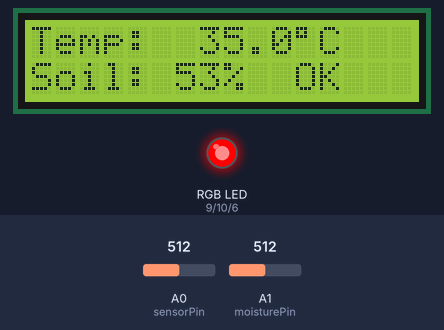
Bench run of a sketch on a simulated Arduino Uno, built with avr-gcc and run on an emulated ATmega328P. Shown: 16×2 character LCD, an RGB LED mixed from three pins (HIGH = lit). Inputs (shaded band) come from the test bench; at power-on: A1 (moisturePin) = 512, A0 (sensorPin) = 512. What the sketch prints to the serial monitor is not drawn.

Above: at 2.7 s.
2.8 s: A1 (moisturePin) set to 754
At 4.4 s:
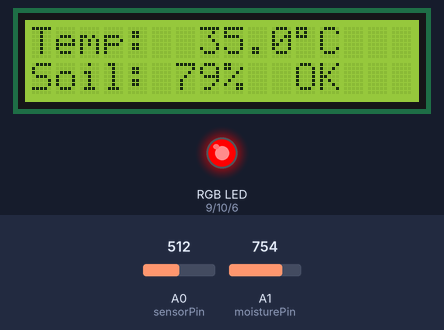
5.1 s: A1 (moisturePin) set to 779
At 6.0 s:
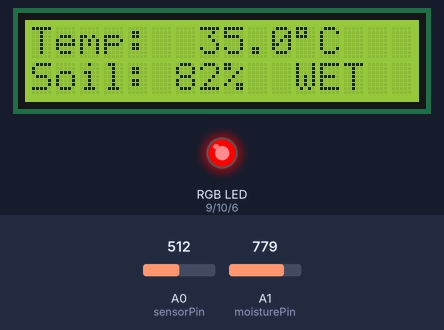
7.1 s: A1 (moisturePin) set to 759
At 8.7 s:
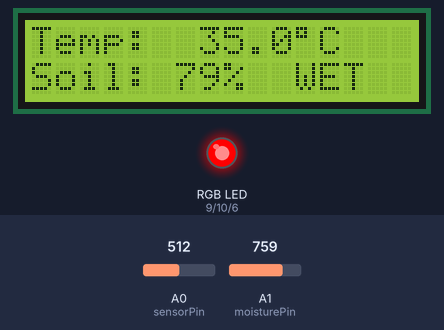
9.1 s: A1 (moisturePin) set to 724
At 10.2 s:
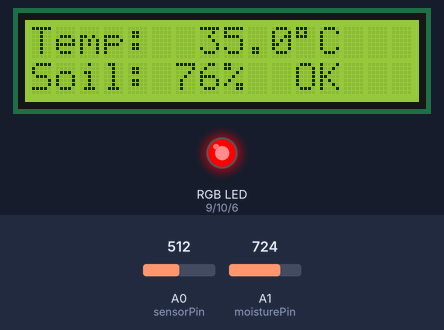
11.1 s: A0 (sensorPin) set to 470
At 12.8 s:
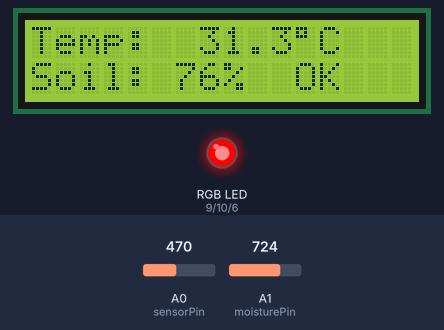
13.1 s: A0 (sensorPin) set to 443
At 14.5 s:
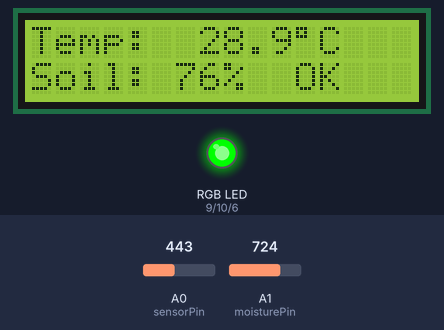
Timing chart, 0 to 16.1 s (numbered marks = the images above; inputs shaded):
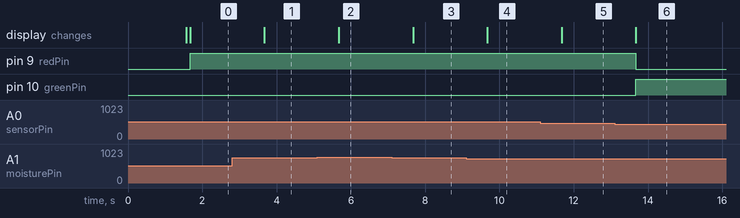

Measured:
- the behaviour switches between 769 and 770 on A1 (moisturePin) (found by bisection; images 1 and 2)
- the behaviour switches between 741 and 740 on A1 (moisturePin) (found by bisection; images 3 and 4)
- the behaviour switches between 456 and 455 on A0 (sensorPin) (found by bisection; images 5 and 6)
- after the input at 2.8 s, the display: changes after 0.87 s (image 1)
- after the input at 5.1 s, the display: changes after 0.57 s (image 2)
- after the input at 7.1 s, the display: changes after 0.57 s (image 3)
- after the input at 9.1 s, the display: changes after 0.57 s (image 4)
- after the input at 11.1 s, the display: changes after 0.57 s (image 5)
- after the input at 13.1 s, pin 9 (redPin): HIGH → LOW after 0.58 s; pin 10 (greenPin): LOW → HIGH after 0.58 s; the display: changes after 0.58 s (image 6)

The sketch:

iot_garden.ino
```cpp
/*
  IoT Garden Monitor
  ------------------
  - Reads Keyestudio KS0033 analog temperature sensor (10k NTC thermistor) on A0
  - Reads Keyestudio soil moisture sensor on A1
  - Displays temperature, soil moisture and watering status on a 16x2 LCD
  - Sets the RGB LED colour by temperature band:
        temp >= 30 C         -> RED
        24 C <= temp < 30 C  -> GREEN
        temp < 24 C          -> BLUE
  - Sends one JSON line per update over USB serial (9600 baud) for the
    Raspberry Pi bridge, e.g.
    {"temp_c":25.3,"moisture_pct":45,"water":"ok","water_below":30,
     "wet_above":80,"temp_raw":512,"moisture_raw":400}

  Sensor calibration and watering thresholds are in calibration.h.
*/

#include <LiquidCrystal.h>
#include <math.h>
#include "calibration.h"

// ---------------- Pins ----------------
const int rs = 12, en = 11, d4 = 5, d5 = 4, d6 = 3, d7 = 2;
LiquidCrystal lcd(rs, en, d4, d5, d6, d7);

const int sensorPin   = A0;   // temperature sensor
const int moisturePin = A1;   // soil moisture sensor
const int redPin   = 9;       // PWM
const int greenPin = 10;      // PWM
const int bluePin  = 6;       // PWM

// ---------------- Settings ----------------
// Set to true if your RGB LED is common ANODE (common leg to 5V).
// Leave false for common CATHODE (common leg to GND).
const bool COMMON_ANODE = false;

// Temperature thresholds for the LED in degrees C
const float HOT_THRESHOLD  = 30.0;   // at or above -> red
const float COOL_THRESHOLD = 24.0;   // below -> blue, otherwise green

const int NUM_SAMPLES = 10;                    // readings averaged per update
const unsigned long UPDATE_INTERVAL_MS = 1000; // screen/LED refresh rate

// Watering states
const int WATER_OK      = 0;
const int WATER_NEEDED  = 1;
const int WATER_TOO_WET = 2;

unsigned long lastUpdate = 0;

// ---------------- Helpers ----------------

// Average several readings to smooth out noise
int readAverage(int pin) {
  long total = 0;
  for (int i = 0; i < NUM_SAMPLES; i++) {
    total += analogRead(pin);
    delay(5);
  }
  return total / NUM_SAMPLES;
}

// Convert the KS0033 thermistor reading to Celsius (Steinhart-Hart equation)
float readTemperatureC(int &raw) {
  raw = readAverage(sensorPin);
  int r = constrain(raw, 1, 1022);              // avoid divide-by-zero / log(0)
  double resistance = 10000.0 * (1024.0 / r - 1.0);
  double logR = log(resistance);
  double kelvin = 1.0 / (0.001129148 +
                         (0.000234125 + 0.0000000876741 * logR * logR) * logR);
  return kelvin - 273.15 + TEMP_OFFSET;
}

// Convert the moisture reading to 0-100 % using the calibration values
int readMoisturePercent(int &raw) {
  raw = readAverage(moisturePin);
  if (MOISTURE_WET == MOISTURE_DRY) return 0;   // calibration not valid
  int percent = map(raw, MOISTURE_DRY, MOISTURE_WET, 0, 100);
  return constrain(percent, 0, 100);
}

// Decide the watering status, with hysteresis so it doesn't flicker
int waterState(int moisturePct) {
  static int state = WATER_OK;
  if (moisturePct < WATER_BELOW_PCT) {
    state = WATER_NEEDED;
  } else if (moisturePct > TOO_WET_ABOVE_PCT) {
    state = WATER_TOO_WET;
  } else if (state == WATER_NEEDED &&
             moisturePct >= WATER_BELOW_PCT + MOISTURE_HYSTERESIS) {
    state = WATER_OK;
  } else if (state == WATER_TOO_WET &&
             moisturePct <= TOO_WET_ABOVE_PCT - MOISTURE_HYSTERESIS) {
    state = WATER_OK;
  }
  return state;
}

// Short code sent to the Pi
const char* waterCode(int state) {
  if (state == WATER_NEEDED)  return "dry";
  if (state == WATER_TOO_WET) return "wet";
  return "ok";
}

// 5-character label for the LCD
const char* waterLcdLabel(int state) {
  if (state == WATER_NEEDED)  return "WATER";
  if (state == WATER_TOO_WET) return "WET  ";
  return "OK   ";
}

// Set LED colour (0-255 per channel)
void setColor(int r, int g, int b) {
  if (COMMON_ANODE) {
    r = 255 - r;
    g = 255 - g;
    b = 255 - b;
  }
  analogWrite(redPin, r);
  analogWrite(greenPin, g);
  analogWrite(bluePin, b);
}

// Pick LED colour from temperature
void updateLed(float tempC) {
  if (tempC >= HOT_THRESHOLD) {
    setColor(255, 0, 0);        // red - hot
  } else if (tempC >= COOL_THRESHOLD) {
    setColor(0, 255, 0);        // green - ideal
  } else {
    setColor(0, 0, 255);        // blue - cool
  }
}

// Write values to the LCD (trailing spaces clear leftover characters)
//   Line 1: "Temp:  25.3°C"
//   Line 2: "Soil: 45%  OK"  /  "Soil: 22%  WATER"
void updateLcd(float tempC, int moisturePct, int state) {
  lcd.setCursor(0, 0);
  lcd.print("Temp:  ");
  lcd.print(tempC, 1);
  lcd.print((char)223);         // degree symbol
  lcd.print("C   ");

  lcd.setCursor(0, 1);
  lcd.print("Soil: ");
  lcd.print(moisturePct);
  lcd.print("%     ");
  lcd.setCursor(11, 1);
  lcd.print(waterLcdLabel(state));
}

// ---------------- Main ----------------

void setup() {
  Serial.begin(9600);

  pinMode(redPin, OUTPUT);
  pinMode(greenPin, OUTPUT);
  pinMode(bluePin, OUTPUT);
  setColor(0, 0, 0);

  lcd.begin(16, 2);
  lcd.print("IoT Garden");
  lcd.setCursor(0, 1);
  lcd.print("Starting...");
  delay(1500);
  lcd.clear();
}

void loop() {
  if (millis() - lastUpdate >= UPDATE_INTERVAL_MS) {
    lastUpdate = millis();

    int tempRaw, moistureRaw;
    float tempC     = readTemperatureC(tempRaw);
    int moisturePct = readMoisturePercent(moistureRaw);
    int state       = waterState(moisturePct);

    updateLcd(tempC, moisturePct, state);
    updateLed(tempC);

    // One JSON line per update for the Raspberry Pi bridge
    Serial.print("{\"temp_c\":");
    Serial.print(tempC, 1);
    Serial.print(",\"moisture_pct\":");
    Serial.print(moisturePct);
    Serial.print(",\"water\":\"");
    Serial.print(waterCode(state));
    Serial.print("\",\"water_below\":");
    Serial.print(WATER_BELOW_PCT);
    Serial.print(",\"wet_above\":");
    Serial.print(TOO_WET_ABOVE_PCT);
    Serial.print(",\"temp_raw\":");
    Serial.print(tempRaw);
    Serial.print(",\"moisture_raw\":");
    Serial.print(moistureRaw);
    Serial.println("}");
  }
}
```

calibration.h
```cpp
// =====================================================================
//  IoT Garden calibration
// =====================================================================
//  Enter your calibration values here. To apply them: commit, push, then
//  run update.sh on the Pi, which reflashes the Arduino.
//
//  Raw readings for calibration are shown on the dashboard under
//  "Raw sensor readings" at the bottom of the page.
// =====================================================================

#pragma once

// ---------------- Temperature ----------------
// Added to every temperature reading (degrees C).
// Put a thermometer next to the sensor and compare it with the LCD:
//   LCD reads 10 C too high  ->  -10.0
//   LCD reads 10 C too low   ->   10.0
const float TEMP_OFFSET = 10.0;

// ---------------- Soil moisture sensor ----------------
// Raw readings at each end of the scale (0 to 1023).
//   MOISTURE_DRY: probe clean and dry, held in the air
//   MOISTURE_WET: probe in a glass of water, up to the line on the probe
// The two values must be different. Either can be the larger one.
const int MOISTURE_DRY = 0;
const int MOISTURE_WET = 950;

// ---------------- Watering thresholds ----------------
// Soil moisture % that decides the watering status.
// A practical way to set these for your herbs:
//   1. When the top 2 to 3 cm of soil feels dry, note the moisture %.
//      Use that as WATER_BELOW_PCT.
//   2. About an hour after a thorough watering, note the moisture %.
//      Set TOO_WET_ABOVE_PCT a little above that.
const int WATER_BELOW_PCT   = 30;  // below this: "Needs watering"
const int TOO_WET_ABOVE_PCT = 80;  // above this: "Too wet"

// Stops the status flickering when moisture sits right on a threshold.
// The status only changes back to "Okay" once moisture has moved this
// many % past the threshold.
const int MOISTURE_HYSTERESIS = 3;
```
